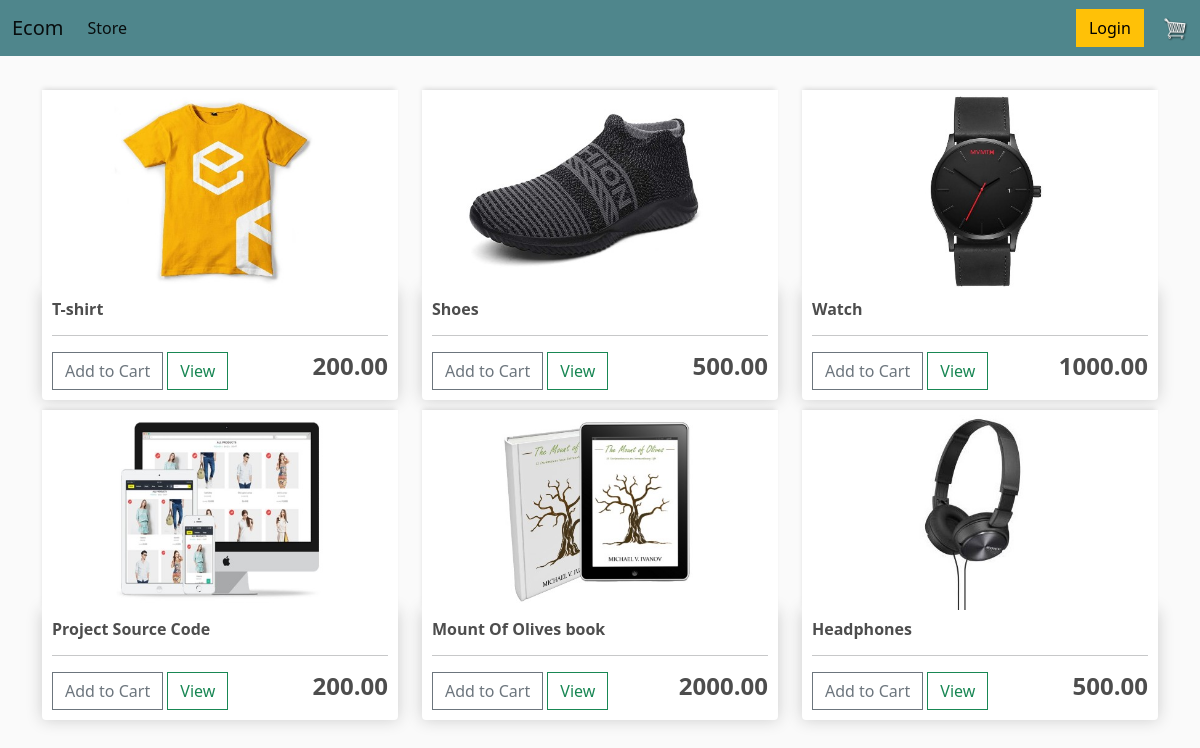
The page / on the database its author committed.
### store/models.py (models this page shows, shortened)
class Product(models.Model):
    name = models.CharField(max_length=200, null=True)
    price = models.FloatField()
    digital = models.BooleanField(default=False, null=True, blank=False)
    image = models.ImageField(null=True, blank=True)
    @property
    def imageURL(self):
        try:
            url = self.image.url
        except:
            url = ''
        return url

### store/views.py (the view)
# urls.py: path('',include('store.urls')),
def store(request):
    products = Product.objects.all()
    context={'products':products}
    return render(request,'store/store.html',context)

### store/templates/store/store.html
{% extends 'store/main.html' %}
{% load static %}
{% block content %}
<div class="row">
    {% for product in products %}
    <div class="col-lg-4">
        <img class="thumbnail" src="{{product.imageURL}}">
        <div class="box-element product">
            <h6><strong>{{product.name}}</strong></h6>
            <hr>
            <button  class="btn btn-outline-secondary add-btn">Add to Cart</button>
            <a class="btn btn-outline-success" href="#">View</a>
            <h4 style="display: inline-block; float: right"><strong>{{product.price|floatformat:2}}</strong></h4>
        </div>
    </div>
    {% endfor %}
</div>
{% endblock content %}

### store/templates/store/main.html (shortened to what this page needs)
<!DOCTYPE html>
{% load static %}
<html lang="en">
<head>
    <link href="https://cdn.jsdelivr.net/npm/bootstrap@5.2.2/dist/css/bootstrap.min.css" rel="stylesheet">
    <link rel="stylesheet" href="{% static 'css/main.css' %}">
</head>
<body>
    <nav class="navbar navbar-expand-lg bg-dark">
        <div class="container-fluid">
          <a class="navbar-brand" href="{% url 'store' %}">Ecom</a>
          <div class="collapse navbar-collapse" id="navbarSupportedContent">
            <ul class="navbar-nav me-auto mb-2 mb-lg-0">
              <li class="nav-item">
                <a class="nav-link active" aria-current="page" href="{% url 'store' %}">Store</a>
              </li>
            </ul>
            <div class="form-inline my-2 my-lg-0">
                <a href="#"class="btn btn-warning">Login</a>
                <a href="{% url 'cart' %}">
                   <img  id="cart-icon" src="{% static 'images/cart.png' %}">
                </a>
            </div>
          </div>
        </div>
      </nav>
       <div class="container">
              <br>
              {% block content %}
              {% endblock content %}
           </div>
</body>
</html>

### static/css/main.css (style rules this page uses)
body { background-color: hsl(0, 0%, 98%); }
h1,h2,h3,h4,h5,h6 { color:hsl(0, 0%, 30%); }
.box-element { box-shadow:hsl(0, 0%, 80%) 0 0 16px; background-color: #fff; border-radius: 4px; padding: 10px; }
.thumbnail { width: 100%; height: 200px; -webkit-box-shadow: -1px -3px 5px -2px rgba(214,214,214,1); -moz-box-shadow: -1px -3px 5px -2px rgba(214,214,214,1); box-shadow: -1px -3px 5px -2px rgba(214,214,214,1); }
.product { border-radius: 0 0 4px 4px; }
.bg-dark { background-color: #4f868c!important; }
#cart-icon { width:25px; display: inline-block; margin-left: 15px; }
.col-lg-4, .col-lg-6, .col-lg-8, .col-lg-12 { margin-top: 10px; }
.btn { border-radius: 0; }

### rows shown on the page
Product: imageURL (picture), name "T-shirt", price "200.00"
Product: imageURL (picture), name "Shoes", price "500.00"
Product: imageURL (picture), name "Watch", price "1000.00"
Product: imageURL (picture), name "Project Source Code", price "200.00"
Product: imageURL (picture), name "Mount Of Olives book", price "2000.00"
Product: imageURL (picture), name "Headphones", price "500.00"
